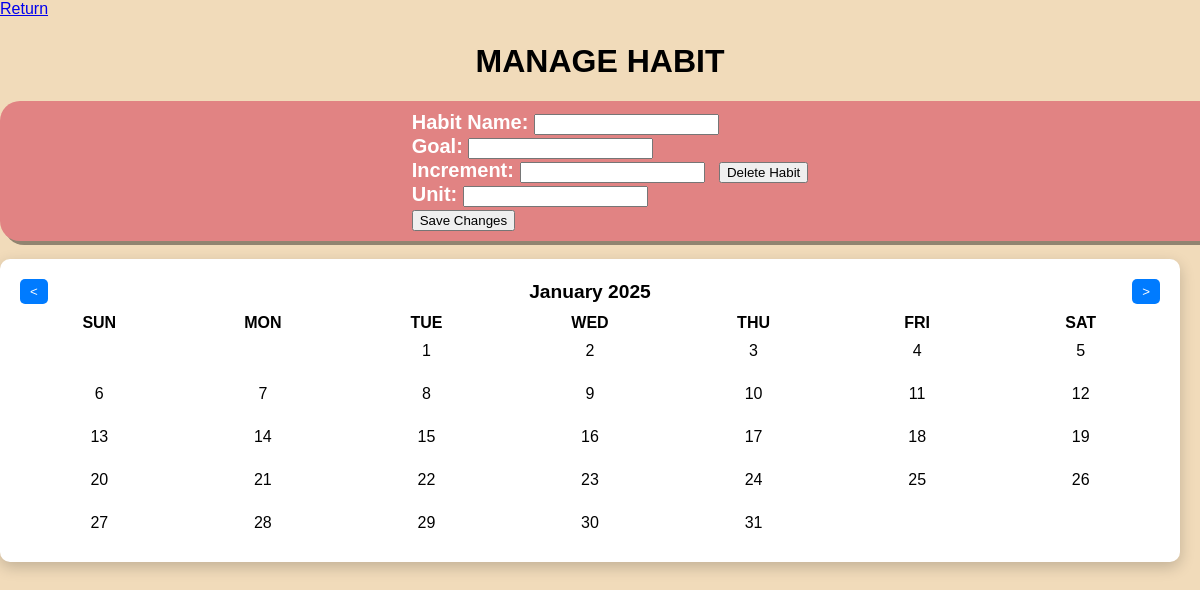
Before: /ManageHabit.html?id=2 with the older database file.
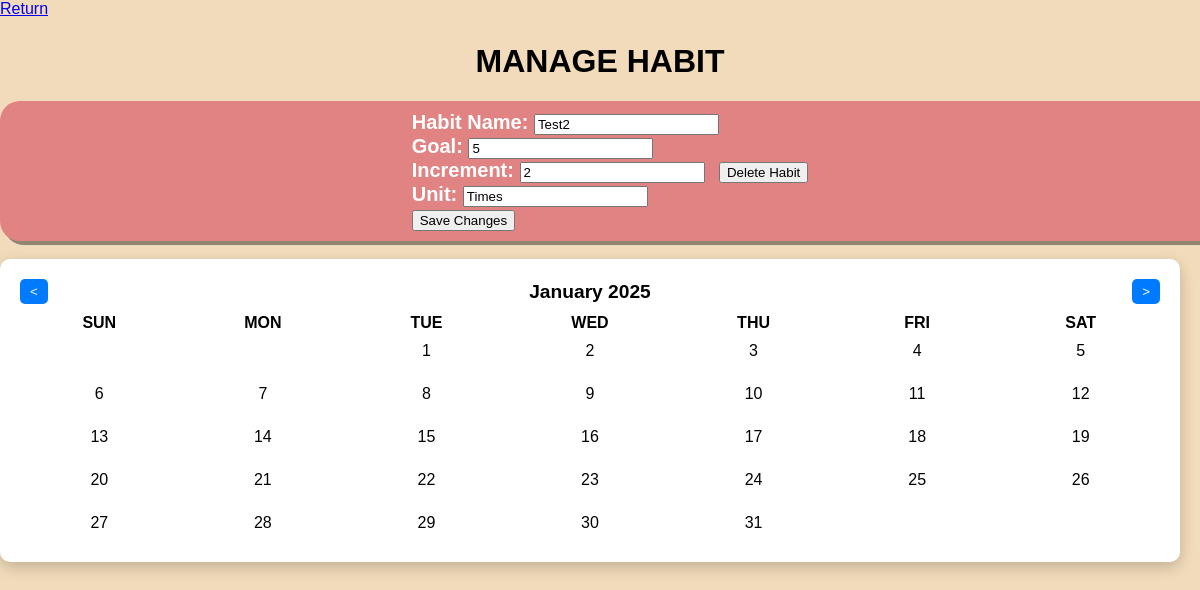
After: the same page with the newer database file.
### tables this page shows
CREATE TABLE habits (
        id INTEGER PRIMARY KEY AUTOINCREMENT,
        Name TEXT NOT NULL,
        Goal INTEGER NOT NULL,
        Increment INTEGER NOT NULL,
        Unit TEXT NOT NULL,
        Progress INTEGER DEFAULT 0,
        Streak INTEGER DEFAULT 0
    );

### app.py (the view, shortened to what this page needs)
@app.route('/ManageHabit.html', methods=['GET'])
@app.route('/ManageHabit/<int:year>/<int:month>', methods=['GET', 'POST'])
def manage_habit(year=None, month=None):
    habit_id = request.args.get('id', type=int)
    errors = []
    habit = None
    if habit_id:
        habit = get_habit_by_id(habit_id)
        if not habit:
            errors.append('Habit not found')
    current_date = datetime(year or datetime.today().year, month or datetime.today().month, 1)
    calendar_data = get_calendar_data(current_date)
    return render_template('ManageHabit.html', calendar_data=calendar_data, current_date=current_date, habit=habit)

### app.py (called while the page is built)
def get_db_connection():
    conn = sqlite3.connect('Tracker.db')
    conn.row_factory = sqlite3.Row
    return conn

def get_calendar_data(date):
    first_day_of_month = date.replace(day=1)
    first_weekday, days_in_month = calendar.monthrange(date.year, date.month)
    days = []
    for day in range(1, days_in_month + 1):
        full_date = date.replace(day=day).strftime('%Y-%m-%d')
        status = date_statuses.get(full_date, None)  # Get status from date_statuses
        days.append({'day': day, 'full_date': full_date, 'status': status})
    month_year = date.strftime('%B %Y')
    return {
        'month_year': month_year,
        'days': days,
        'first_weekday': first_weekday,
    }

def get_habit_by_id(habit_id):
    conn = get_db_connection()
    cursor = conn.cursor()
    cursor.execute("SELECT * FROM habits WHERE id = ?", (habit_id,))
    habit = cursor.fetchone()
    conn.close()
    return habit

### templates/ManageHabit.html (shortened to what this page needs)
<!DOCTYPE html>
<html lang="en">
<head>
    <link rel="stylesheet" href="/static/styles.css">
</head>
<body>
    <div class="top-container">
        <a href="/Habit.html">Return</a>
        <h1>MANAGE HABIT</h1>
    </div>
    <div class="habit-info-container">
        <form action="/ManageHabit/{{ current_date.year }}/{{ current_date.month }}" method="POST">
          <label for="habit">Habit Name:</label>
          <input type="text" id="name" name="name" value="{{habit['Name']}}" required><br>
          <label for="goal">Goal:</label>
          <input type="number" id="goal" name="goal" value="{{habit['Goal']}}" required><br>
          <label type="text">Increment:</label>
          <input type="number" id="increment" name="increment" value="{{habit['Increment']}}" required><br>
          <label for="unit">Unit:</label>
          <input type="text" id="unit" name="unit" value="{{habit['unit']}}" required><br>
          <button type="submit">Save Changes</button>
        </form>
        <form action="/ManageHabit/{{ current_date.year }}/{{ current_date.month }}" method="POST">
          <button type="submit">Delete Habit</button>
        </form>
    </div>
    <br>
    <div class="calendar">
        <div class="header">
          <button onclick="window.location.href='/ManageHabit/{{ current_date.year - 1 if current_date.month == 1 else current_date.year }}/{{ 12 if current_date.month == 1 else current_date.month - 1 }}'">&lt;</button>
          <h1>{{ calendar_data.month_year }}</h1>
          <button onclick="window.location.href='/ManageHabit/{{ current_date.year + 1 if current_date.month == 12 else current_date.year }}/{{ 1 if current_date.month == 12 else current_date.month + 1 }}'">&gt;</button>
        </div>
        <div class="days">
          <div>Sun</div>
          <div>Mon</div>
          <div>Tue</div>
          <div>Wed</div>
          <div>Thu</div>
          <div>Fri</div>
          <div>Sat</div>
        </div>
        <div class="dates" style="display: grid; grid-template-columns: repeat(7, 1fr);">
          {% for _ in range(calendar_data.first_weekday) %}
            <div></div>
          {% endfor %}
          {% for day in calendar_data.days %}
            <div class="{{ day.status }}">
              {{ day.day }}
            </div>
          {% endfor %}
        </div>
      </div>
</body>
</html>

### static/styles.css (style rules this page uses)
body { background-color: #f1dbba; font-family: 'Arial', sans-serif; margin: 0; box-sizing: border-box; height: 100vh; display: flex; font-style: bold; flex-direction: column; }
h1 { text-align: center; margin-top: 25px; color: #000000; }
.habit-info-container { width: 100%; padding: 10px; background-color: #e18383; border-radius: 20px; color: white; display: flex; align-items: center; justify-content: center; font-size: 20px; font-weight: bold; box-shadow: 4px 4px rgba(0, 0, 0, 0.4); }
.calendar { width: 95%; background: white; border-radius: 10px; box-shadow: 0 5px 15px rgba(0, 0, 0, 0.2); padding: 20px; }
.header { display: flex; justify-content: space-between; align-items: center; margin-bottom: 10px; }
.header button { border: none; background: #007bff; color: white; padding: 5px 10px; border-radius: 5px; cursor: pointer; }
.header h1 { margin: 0; font-size: 1.2rem; text-align: center; }
.days, .dates { display: grid; grid-template-columns: repeat(7, 1fr); gap: 5px; text-align: center; }
.days div { font-weight: bold; text-transform: uppercase; }
.dates div { padding: 10px; border-radius: 5px; cursor: pointer; }

Changed rows visible on the page:
added habits: name "Test2", goal "5", increment "2", unit "Times"
